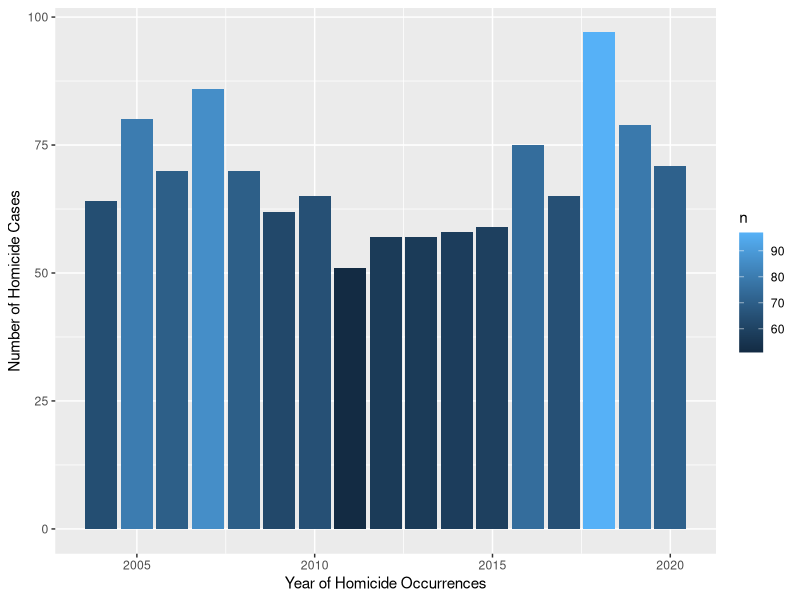
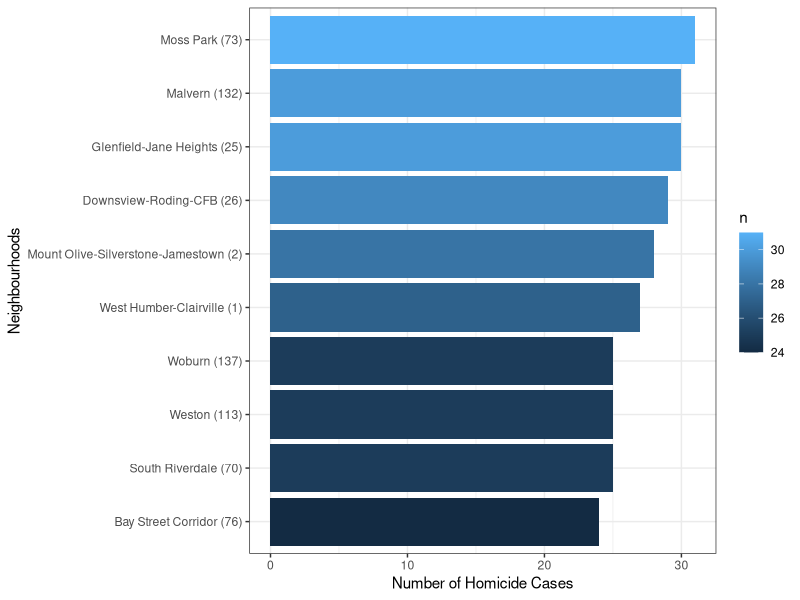
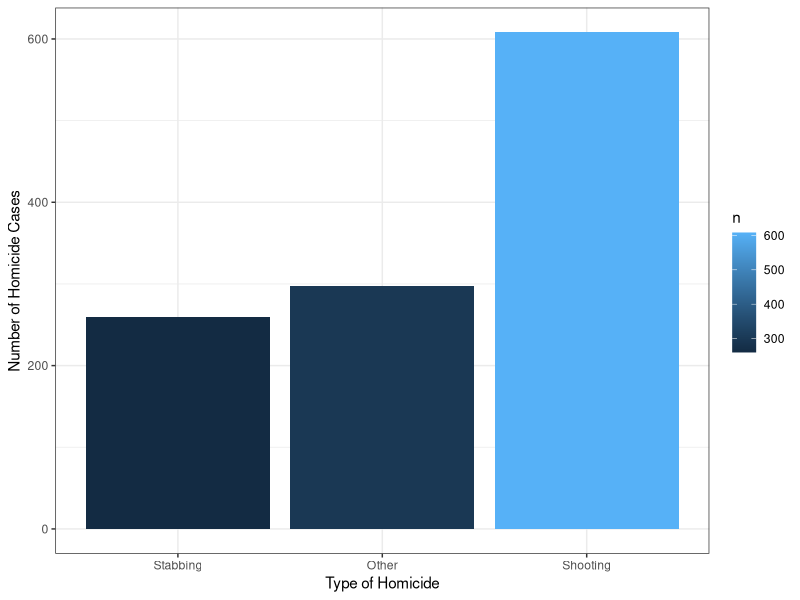
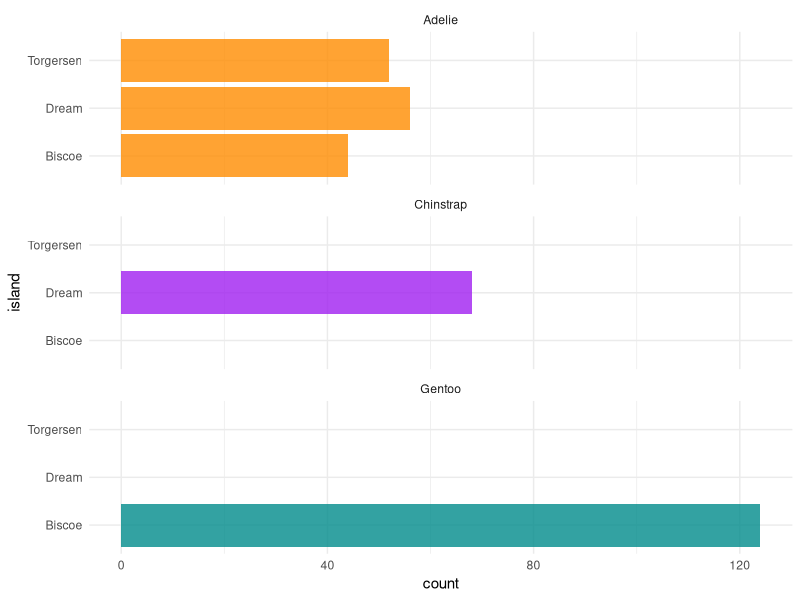
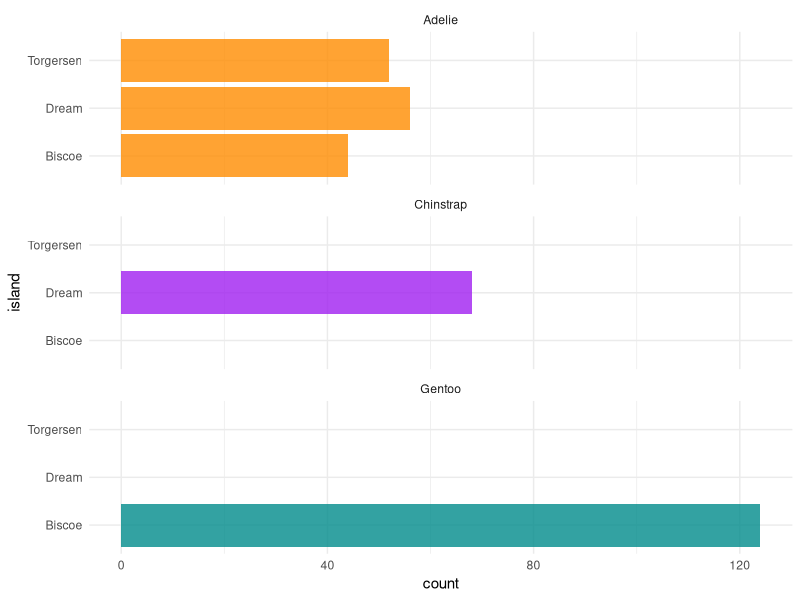

R code for these plots, in order:
## ---- chunk 1
knitr::opts_chunk$set(echo = TRUE)

library(tidyverse)
library(palmerpenguins)
## ---- chunk 2
library(tidyverse)
library(knitr)

homicide <- 
  read.csv(here::here("inputs/data/homocide.csv"))

# Clean out the unnecessary variables
cleaned_homicide_data <-
  homicide |>
  select(Occurrence_year, 
         Homicide_Type,
         Neighbourhood)
## ---- chunk 3

cleaned_homicide_data |> 
  select(Occurrence_year, Neighbourhood, Homicide_Type) |>
  slice(1:10) |> 
  kable(
    caption = "First ten rows of a dataset of a dataset that shows homicide occurrence",
    col.names = c("Year of Occurrences,",
                  "Neighborhood of Occurences", "Type of Homicide"),
    digits = 1,
    booktabs = TRUE,
    linesep = ""
  )
## ---- chunk 4
tibble_occurrence_year <- 
  tibble(cleaned_homicide_data) |>
  count(Occurrence_year)

tibble_neighbourhood <- 
  tibble(cleaned_homicide_data) |>
  count(Neighbourhood)

tibble_homicide_type <- 
  tibble(cleaned_homicide_data) |>
  count(Homicide_Type)

## ---- chunk 5

tibble_occurrence_year |> 
  ggplot(aes(x = Occurrence_year, y = n, fill = n)) +
  geom_col() +
  xlab("Year of Homicide Occurrences") +
  ylab("Number of Homicide Cases") +
  theme_set(theme_bw())
## ---- chunk 6

tibble_neighbourhood |> 
  group_by(Neighbourhood, n) |>
  arrange(desc(n)) |>
  head(10) |>
  ggplot(aes(x = reorder(Neighbourhood, n), 
             y = n, 
             fill = n)) +
  geom_col() +
  xlab("Neighbourhoods") +
  ylab("Number of Homicide Cases") +
  coord_flip() +
  theme_set(theme_bw())
## ---- chunk 7

tibble_homicide_type |>
  ggplot(aes(reorder(x = Homicide_Type, n),
             y = n, 
             fill = n)) +
  geom_col() +
  xlab("Type of Homicide") +
  ylab("Number of Homicide Cases") +
  theme_set(theme_bw())
## ---- chunk 8
ggplot(penguins, aes(x = island, fill = species)) +
  geom_bar(alpha = 0.8) +
  scale_fill_manual(values = c("darkorange","purple","cyan4"),
                    guide = FALSE) +
  theme_minimal() +
  facet_wrap(~species, ncol = 1) +
  coord_flip()
## ---- chunk 9

# This needs to be about the random data tha tI sasmpled?
ggplot(penguins, aes(x = island, fill = species)) +
  geom_bar(alpha = 0.8) +
  scale_fill_manual(values = c("darkorange","purple","cyan4"),
                    guide = FALSE) +
  theme_minimal() +
  facet_wrap(~species, ncol = 1) +
  coord_flip()
